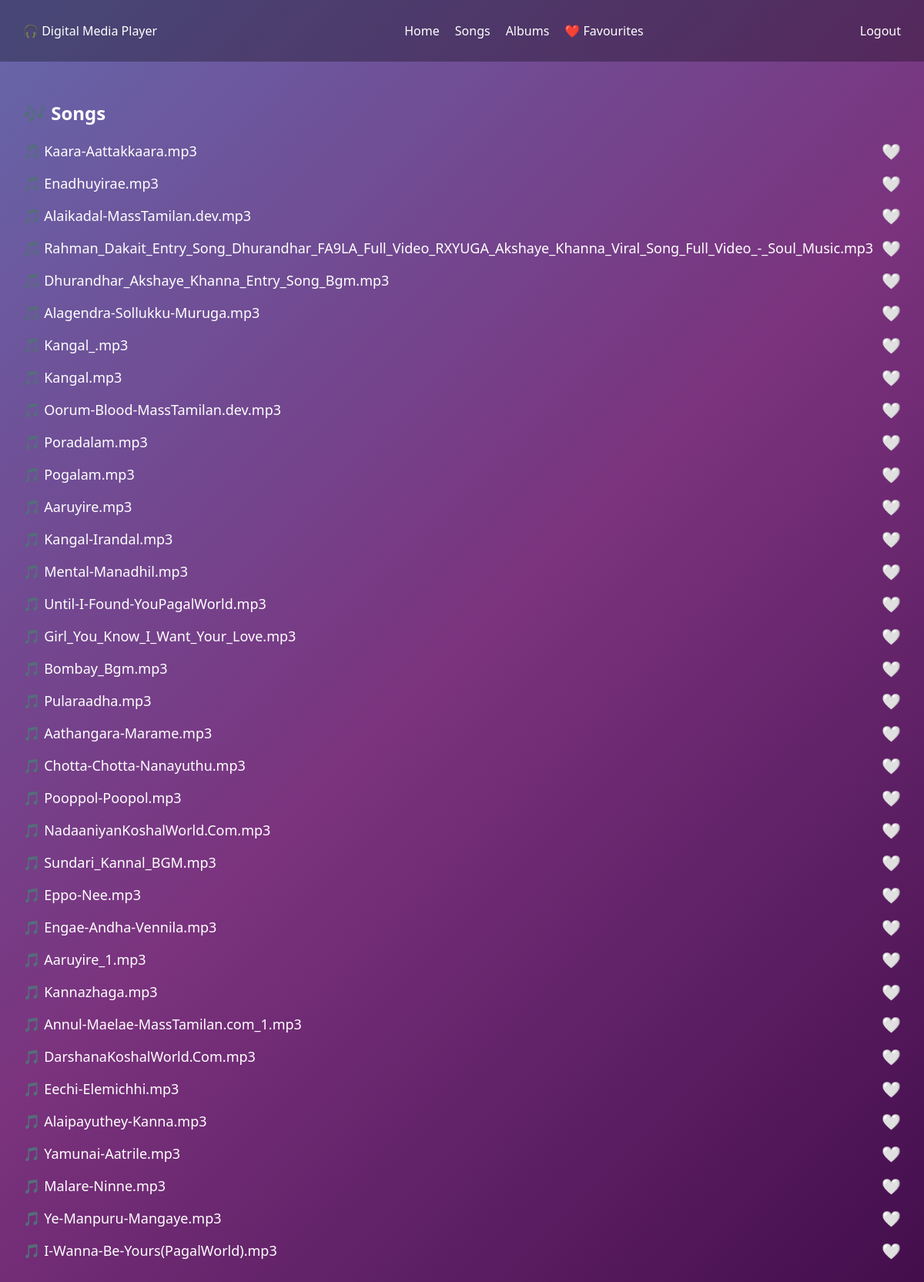
/songs (signed in), run on the app's committed database.
### tables this page shows
CREATE TABLE songs (
        id INTEGER PRIMARY KEY AUTOINCREMENT,
        title TEXT NOT NULL,
        file_path TEXT UNIQUE NOT NULL,
        album_id INTEGER,
        created_at DATETIME DEFAULT CURRENT_TIMESTAMP,
        FOREIGN KEY (album_id) REFERENCES albums(id)
    );

### Digital Media Player1/app.py (the view)
@app.route("/songs")
def songs():
    if "user_id" not in session:
        return redirect(url_for("login"))
    all_songs = database.get_all_songs()
    return render_template("songs.html", songs=all_songs)

### Digital Media Player1/database.py (called while the page is built)
def get_connection():
    conn = sqlite3.connect(DB_PATH)
    conn.row_factory = sqlite3.Row
    return conn

def get_all_songs():
    conn = get_connection()
    cur = conn.cursor()
    cur.execute("""
        SELECT id, title, file_path
        FROM songs
        ORDER BY created_at DESC
    """)
    rows = cur.fetchall()
    conn.close()
    return rows

### templates/songs.html (shortened to what this page needs)
{% extends "base.html" %}
{% block content %}
<h2 style="color:white;">🎶 Songs</h2>
<div class="song-list" id="songList">
    {% if songs %}
        {% for song in songs %}
            <div class="song-row"
                 data-id="{{ song['id'] }}"
                 data-title="{{ song['title'] }}"
                 style="margin:15px 0; display:flex; align-items:center;">
                <a href="/play/{{ song['id'] }}"
                   class="play-link"
                   style="color:white; font-size:18px; text-decoration:none; flex:1;">
                    🎵 {{ song['title'] }}
                </a>
                <span
                  onclick="toggleFav({{ song['id'] }})"
                  style="cursor:pointer; font-size:20px;">
                  🤍
                </span>
            </div>
        {% endfor %}
    {% else %}
        <p style="color:white;">No songs found</p>
    {% endif %}
</div>
{% endblock %}

### templates/base.html (shortened to what this page needs)
<!DOCTYPE html>
<html lang="en">
<head>
    <link rel="stylesheet" href="{{ url_for('static', filename='css/theme.css') }}">
</head>
<body>
    {% if session.get("user_id") %}
    <nav class="navbar">
        <div class="logo">🎧 Digital Media Player</div>
        <ul class="nav-links">
            <li><a href="/home">Home</a></li>
            <li><a href="/songs">Songs</a></li>
            <li><a href="/albums">Albums</a></li>
            <li><a href="/favourites">❤️ Favourites</a></li>
        </ul>
        <div class="logout">
            <a href="/logout">Logout</a>
        </div>
    </nav>
    {% endif %}
    <main class="container">
        {% block content %}{% endblock %}
    </main>
</body>
</html>

### Digital Media Player1/static/css/theme.css (style rules this page uses)
* { box-sizing: border-box; font-family: "Segoe UI", sans-serif; }
body { margin: 0; background: linear-gradient(135deg, #6667AB, #7B337E, #420D4B); color: #fff; min-height: 100vh; }
.navbar { height: 80px; background: rgba(0,0,0,0.3); display: flex; align-items: center; justify-content: space-between; padding: 0 30px; }
.nav-links { list-style: none; display: flex; gap: 20px; }
.nav-links a, .logout a { color: white; text-decoration: none; }
.container { padding: 30px; }

### data on the page
songs: title "Kaara-Aattakkaara.mp3"
songs: title "Enadhuyirae.mp3"
songs: title "Alaikadal-MassTamilan.dev.mp3"
songs: title "Rahman_Dakait_Entry_Song_Dhurandhar_FA9LA_Full_Video_RXYUGA_Akshaye_Khanna_Viral_Song_Full_Video_-_Soul_Music.mp3"
songs: title "Dhurandhar_Akshaye_Khanna_Entry_Song_Bgm.mp3"
songs: title "Alagendra-Sollukku-Muruga.mp3"
songs: title "Kangal_.mp3"
songs: title "Kangal.mp3"
songs: title "Oorum-Blood-MassTamilan.dev.mp3"
songs: title "Poradalam.mp3"
songs: title "Pogalam.mp3"
songs: title "Aaruyire.mp3"
songs: title "Kangal-Irandal.mp3"
songs: title "Mental-Manadhil.mp3"
songs: title "Until-I-Found-YouPagalWorld.mp3"
songs: title "Girl_You_Know_I_Want_Your_Love.mp3"
songs: title "Bombay_Bgm.mp3"
songs: title "Pularaadha.mp3"
songs: title "Aathangara-Marame.mp3"
songs: title "Chotta-Chotta-Nanayuthu.mp3"
songs: title "Pooppol-Poopol.mp3"
songs: title "NadaaniyanKoshalWorld.Com.mp3"
songs: title "Sundari_Kannal_BGM.mp3"
songs: title "Eppo-Nee.mp3"
songs: title "Engae-Andha-Vennila.mp3"
songs: title "Aaruyire_1.mp3"
songs: title "Kannazhaga.mp3"
songs: title "Annul-Maelae-MassTamilan.com_1.mp3"
songs: title "DarshanaKoshalWorld.Com.mp3"
songs: title "Eechi-Elemichhi.mp3"
songs: title "Alaipayuthey-Kanna.mp3"
songs: title "Yamunai-Aatrile.mp3"
songs: title "Malare-Ninne.mp3"
songs: title "Ye-Manpuru-Mangaye.mp3"
songs: title "I-Wanna-Be-Yours(PagalWorld).mp3"
